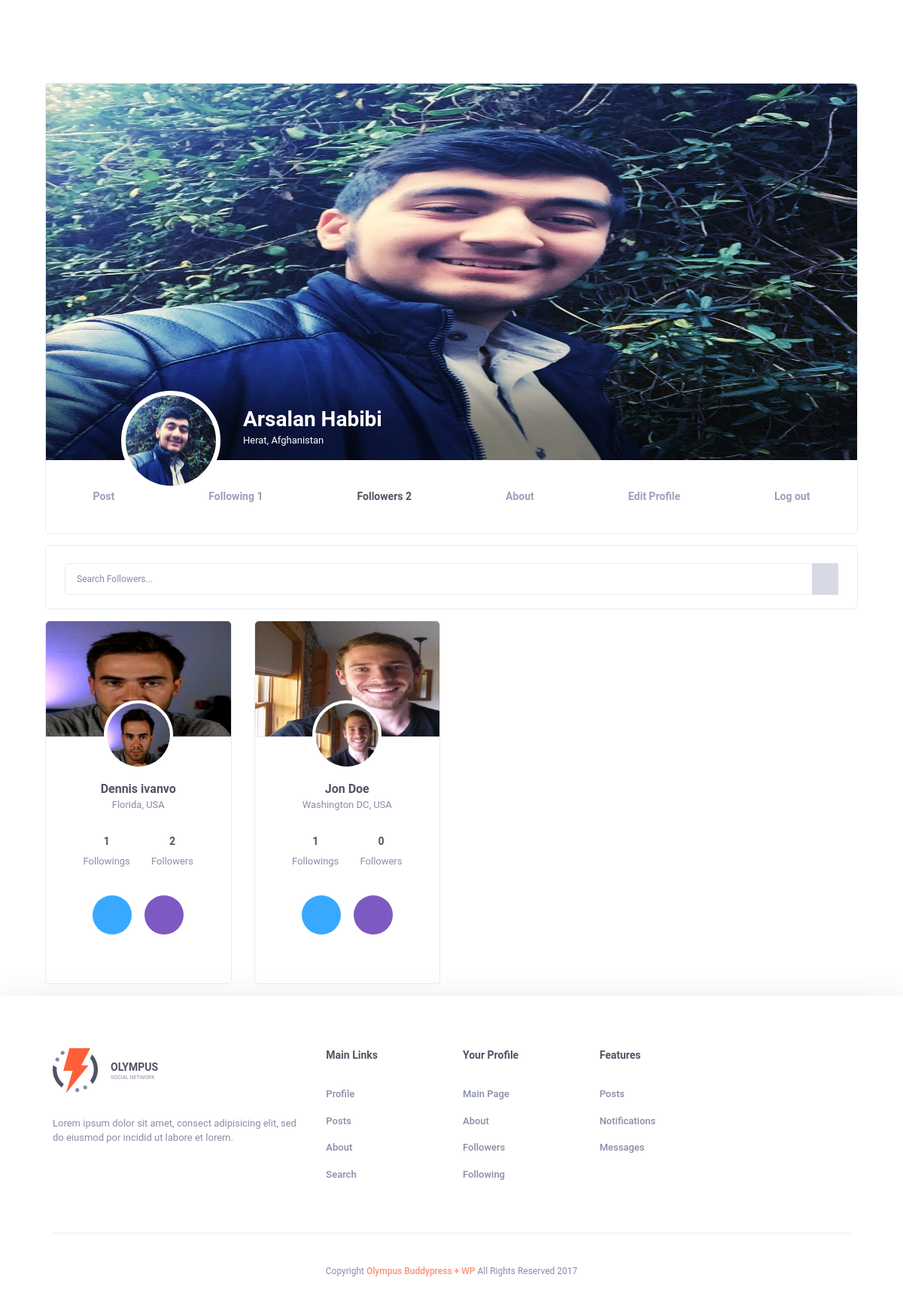
The app's page /own_profile/followers/ (signed in) with its own data.
### users/models.py (models this page shows, shortened)
class Profile(models.Model):
    GENDER_TYPE = (
        ('male', 'Male'),
        ('female', 'Female'),
    )
    STATUS_TYPE = (
        ('married', 'Married'),
        ('single', 'No Married'),
    )
    user = models.ForeignKey(User, on_delete=models.CASCADE, null=True, blank=True)
    user_name = models.CharField(max_length=120)
    last_name = models.CharField(max_length=150)
    age = models.IntegerField(default=0)
    email = models.EmailField(max_length=200)
    about_me = models.TextField(null=True, blank=True)
    password = models.CharField(max_length=200)
    birth_day = models.DateTimeField(null=True, blank=True)
    join_date = models.DateField(auto_now_add=True, null=True, blank=True)
    gender = models.CharField(max_length=120, choices=GENDER_TYPE)
    image = models.ImageField(upload_to=upload_file, null=True, blank=True, default='user-default.png')
    background_image = models.ImageField(upload_to=upload_file_background, null=True, blank=True, default='default.jpg')
    location = models.CharField(max_length=2000, null=True, blank=True)
    is_active = models.BooleanField(default=True)
    website = models.URLField(max_length=4000, null=True, blank=True)
    PhoneNumber = models.CharField(max_length=2000, null=True, blank=True)
    birthPlace = models.CharField(max_length=400, null=True, blank=True)
    status = models.CharField(max_length=1400, choices=STATUS_TYPE, null=True, blank=True)
    facebookAccount = models.URLField(max_length=2000, null=True, blank=True)
    twitterAccount = models.URLField(max_length=2000, null=True, blank=True)
    id = models.UUIDField(default=uuid.uuid4, editable=False, primary_key=True, unique=True)
    class Meta:
        verbose_name = 'Profile'
        verbose_name_plural = 'Profiles'

class OrderFollowing(models.Model):
    owner = models.ForeignKey(Profile, on_delete=models.CASCADE)
    total_follower = models.IntegerField(default=0, null=True, blank=True)

class Order(models.Model):
    owner = models.ForeignKey(Profile, on_delete=models.CASCADE)
    total_follower = models.IntegerField(default=0, null=True, blank=True)

class OrderDetail(models.Model):
    order = models.ForeignKey(Order, on_delete=models.CASCADE)
    user = models.ForeignKey(Profile, on_delete=models.CASCADE)
    time = models.DateTimeField(auto_now_add=True, null=True, blank=True)

### users/views.py (the view, shortened to what this page needs)
# urls.py: path('own_profile/followers/', views.profile_followers, name='profile_followers'),
@login_required(login_url='/')
def profile_followers(request, *args, **kwargs):
    context = {
        'total_message': 0,
        'total_notifications': 0
    }
    get_profile = Profile.objects.filter(user_id=request.user.id).first()
    context['user'] = get_profile
    open_order_main: Order = Order.objects.filter(owner_id=request.user.profile_set.first().id).first()
    open_order_main_following: OrderFollowing = OrderFollowing.objects.filter(
        owner_id=request.user.profile_set.first().id).first()
    if open_order_main is not None and open_order_main_following:
        context['order'] = open_order_main
        context['order_following'] = open_order_main_following
        context['user_following'] = open_order_main_following.orderdetailfollowing_set.all()
        context['right_following'] = open_order_main_following.orderdetailfollowing_set.all()
        context['user_followers'] = open_order_main.orderdetail_set.all()
        get_fr_search = request.GET.get('fr_search')
    return render(request, 'account/Followers.html', context)

### users/templates/account/Followers.html (shortened to what this page needs)
{% extends 'shared/_MainLayOut.html' %}
{% url 'profile_followers' as own_profile_followers %}
{% url 'profile_view_followers' user_view.id user_view.user_name as profile_followers_view %}
{% load static %}
{% block content %}
    <div class="header-spacer"></div>
    {% include 'account/top_header.html' with user=user %}
    <div class="container">
        <div class="row">
            <div class="col col-xl-12 col-lg-12 col-md-12 col-sm-12 col-12">
                <div class="ui-block responsive-flex">
                    <div class="ui-block-title">
                        <form class="w-search" method="get"
                              action="{% if request.path == profile_followers_view %} {{ profile_followers_view }} {% else %} {{ own_profile_followers }} {% endif %}">
                            <div class="form-group with-button">
                                <input class="form-control" type="text" placeholder="Search Followers..."
                                       value="{{ request.GET.fr_search }}" name="fr_search">
                                <button>
                                    <svg class="olymp-magnifying-glass-icon">
                                        <use xlink:href="{% static 'svg-icons/sprites/icons.svg' %}#olymp-magnifying-glass-icon"></use>
                                    </svg>
                                </button>
                            </div>
                        </form>
                    </div>
                </div>
            </div>
        </div>
    </div>
    <div class="container">
        <div class="row">
            {% if user_followers.exists %}
                {% for follower in user_followers %}
                    <div class="col col-xl-3 col-lg-6 col-md-6 col-sm-6 col-6">
                        <div class="ui-block">
                            <div class="friend-item">
                                <div class="friend-header-thumb">
                                    <img src="{{ follower.user.background_image.url }}" alt="friend"
                                         style="width: 246px;height: 153px">
                                </div>
                                <div class="friend-item-content">
                                    <div class="friend-avatar">
                                        <div class="author-thumb">
                                            <img src="{{ follower.user.image.url }}" alt="author"
                                                 style="width: 92px;height: 92px;background-color: white">
                                        </div>
                                        <div class="author-content">
                                            <a href="/view_profile/{{ follower.user.id }}/{{ follower.user.user_name }}/view/"
                                               class="h5 author-name">{{ follower.user.user_name }} {{ follower.user.last_name }}</a>
                                            <div class="country">{{ follower.user.location }}</div>
                                        </div>
                                    </div>
                                    <div class="swiper-container" data-slide="fade">
                                        <div class="swiper-wrapper">
                                            <div class="swiper-slide">
                                                <div class="friend-count" data-swiper-parallax="-500">
                                                    <a href="/view_profile/{{ follower.user.id }}/{{ follower.user.user_name }}/view/following"
                                                       class="friend-count-item">
                                                        {% for s in follower.user.orderfollowing_set.all %}
                                                            <div class="h6">{{ s.total_follower }}</div>
                                                        {% endfor %}
                                                        <div class="title">Followings</div>
                                                    </a>
                                                    <a href="/view_profile/{{ follower.user.id }}/{{ follower.user.user_name }}/view/followers"
                                                       class="friend-count-item">
                                                        {% for s in follower.user.order_set.all %}
                                                            <div class="h6">{{ s.total_follower }}</div>
                                                        {% endfor %}
                                                        <div class="title">Followers</div>
                                                    </a>
                                                </div>
                                                <div class="control-block-button" data-swiper-parallax="-100">
                                                    <a href="#" class="btn btn-control bg-blue">
                                                        <svg class="olymp-happy-face-icon">
                                                            <use xlink:href="{% static 'svg-icons/sprites/icons.svg' %}#olymp-happy-face-icon"></use>
                                                        </svg>
                                                    </a>
                                                    <a href="#" class="btn btn-control bg-purple">
                                                        <svg class="olymp-chat---messages-icon">
                                                            <use xlink:href="{% static 'svg-icons/sprites/icons.svg' %}#olymp-chat---messages-icon"></use>
                                                        </svg>
                                                    </a>
                                                </div>
                                            </div>
                                        </div>
                                    </div>
                                </div>
                            </div>
                                        </div>
                    </div>
                {% endfor %}
            {% else %}
                <div class="alert alert-success" style="width: 1150px">
                    <center><h3>No Follower Found</h3></center>
                </div>
            {% endif %}
        </div>
    </div>
{% endblock %}

### users/templates/account/top_header.html (shortened to what this page needs)
{% load static %}
{% url 'about-user' as about %}
{% url 'profile' as profile %}
{% url 'profile_following' as profile_following %}
{% url 'profile_followers' as profile_follower %}
{% url 'profile_view_followers' user.id user.user_name as profile_view_follower %}
{% url 'profile_view_following' user.id user.user_name as profile_view_following %}
{% url 'profile_view' user.id user.user_name as view %}
{% url 'update_user' as edit %}
<div class="container">
    <div class="row">
        <div class="col col-xl-12 col-lg-12 col-md-12 col-sm-12 col-12">
            <div class="ui-block">
                <div class="top-header top-header-favorit">
                    <div class="top-header-thumb">
                        <img src="{{ user.background_image.url }}" alt="nature"
                             style="width: 1920px;height: 500px">
                        <div class="top-header-author">
                            <div class="author-thumb">
                                <img src="{{ user.image.url }}" alt="author"
                                     style="width: 120px">
                            </div>
                            <div class="author-content">
                                <a href="{{ view }}"
                                   class="h3 author-name">{{ user.user_name.title }} {{ user.last_name.title }}</a>
                                {% if user.location is not None %}
                                    <div class="country">{{ user.location }}</div>
                                {% endif %}
                            </div>
                        </div>
                    </div>
                    <div class="profile-section">
                        <div class="row">
                            <div class="col col-xl-12 m-auto col-lg-8 col-md-12">
                                <ul class="profile-menu">
                                    <li>
                                        {% if request.path == view or request.path == profile_view_following or request.path == profile_view_follower %}
                                            <a href="{{ view }}"
                                               class="{% if request.path == view %} active {% endif %}">Posts</a>
                                        {% else %}
                                            <a href="{{ profile }}"
                                               class="{% if request.path == profile %} active {% endif %}">Post</a>
                                        {% endif %}
                                    </li>
                                    <li>
                                        {% if request.path == view or request.path == profile_view_following or request.path == profile_view_follower %}
                                            <a href="{{ profile_view_following }}"
                                               class="{% if request.path == profile_view_following %} active {% endif %}">Following {{ order_following.total_follower }}</a>
                                        {% else %}
                                            <a href="{{ profile_following }}"
                                               class="{% if request.path == profile_following %} active {% endif %}">Following {{ order_following.total_follower }}</a>
                                        {% endif %}
                                    </li>
                                    <li>
                                        {% if request.path == view or request.path == profile_view_following or request.path == profile_view_follower %}
                                            <a href="{{ profile_view_follower }}"
                                               class="{% if request.path == profile_view_follower %} active {% endif %}">Followers {{ order.total_follower }}</a>
                                        {% else %}
                                            <a href="{{ profile_follower }}"
                                               class="{% if request.path == profile_follower %} active {% endif %}">Followers {{ order.total_follower }}</a>
                                        {% endif %}
                                    </li>
                                    <li>
                                        {% if request.path == profile or request.path == profile_following or request.path == profile_follower or request.path == about %}
                                            <a href="{% url 'about-user' %}"
                                               class="{% if request.path == about %} active {% endif %}">About</a>
                                        {% endif %}
                                    </li>
                                    {% if request.path == profile or request.path == profile_following or request.path == profile_follower or request.path == about %}
                                        <li>
                                            <a href="{% url 'update_user' %}"
                                               class="{% if request.path == edit %} active {% endif %}">
                                                Edit Profile
                                            </a>
                                        </li>
                                    {% endif %}
                                    <li>
                                        {% if request.path == profile or request.path == profile_follower or request.path == profile_following or request.path == about %}
                                            <a href="{% url 'logout' %}">Log out</a>
                                        {% endif %}
                                    </li>
                                </ul>
                            </div>
                        </div>
                    </div>
                </div>
            </div>
        </div>
    </div>
</div>

### records on screen
Profile: background_image (picture), image (picture), user_name "Arsalan", last_name "Habibi", location "Herat, Afghanistan"
OrderFollowing: total_follower "1"
Order: total_follower "2"
OrderDetail: user.background_image (picture), user.image (picture), user.user_name "Dennis", user.last_name "ivanvo", user.location "Florida, USA"
OrderFollowing: total_follower "1"
Order: total_follower "2"
OrderDetail: user.background_image (picture), user.image (picture), user.user_name "Jon", user.last_name "Doe", user.location "Washington DC, USA"
OrderFollowing: total_follower "1"
Order: total_follower "0"
